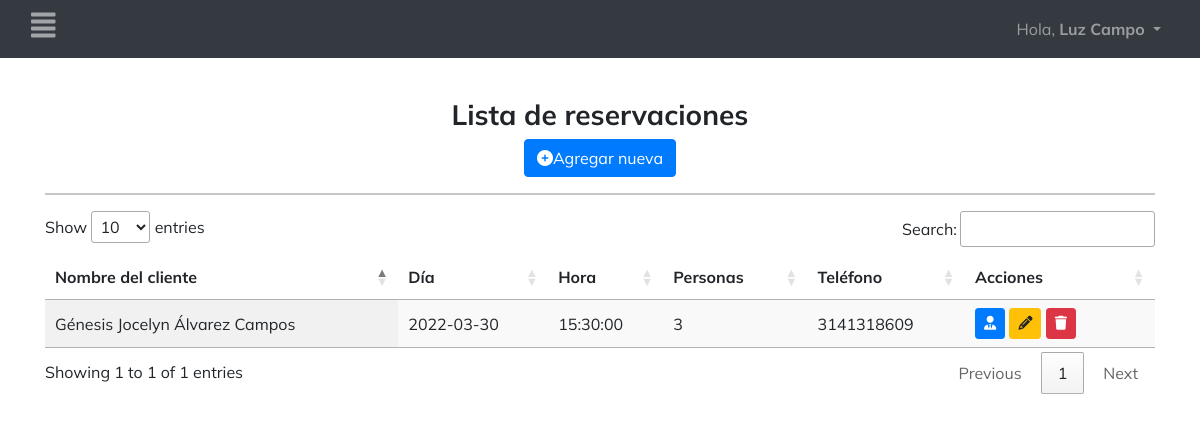
The page /vistas/admin/listaReservaciones.php (signed in) on the database its author committed.
### tables this page shows
CREATE TABLE `personas` (
  `id_persona` int(12) NOT NULL,
  `fk_tipoUsuario` int(12) NOT NULL,
  `fk_estado` int(12) NOT NULL,
  `nombres` varchar(30) NOT NULL,
  `apellidoPaterno` varchar(20) NOT NULL,
  `apellidoMaterno` varchar(20) NOT NULL,
  `genero` varchar(35) NOT NULL,
  `fechaNacimiento` date NOT NULL,
  `email` varchar(50) NOT NULL,
  `usuario` varchar(30) NOT NULL,
  `password` varchar(100) NOT NULL,
  `telefono1` varchar(50) NOT NULL,
  `telefono2` varchar(50) NOT NULL,
  `foto` varchar(250) NOT NULL,
  `CURP` varchar(20) DEFAULT NULL,
  `RFC` varchar(20) DEFAULT NULL,
  `numSeguro` int(20) DEFAULT NULL,
  `salario` int(20) DEFAULT NULL,
  `estadoCivil` varchar(25) DEFAULT NULL,
  `fechaRegistro` timestamp NOT NULL DEFAULT current_timestamp(),
  `tipoSangre` varchar(15) DEFAULT NULL,
  `areaTrabajo` varchar(30) NOT NULL
);

CREATE TABLE `reservaciones` (
  `id_reservacion` int(20) NOT NULL,
  `fk_persona` int(20) NOT NULL,
  `nombreCliente` varchar(50) NOT NULL,
  `numPersonas` int(20) NOT NULL,
  `dia` date NOT NULL,
  `hora` time NOT NULL,
  `telefono` varchar(15) NOT NULL,
  `fechaRegistro` timestamp NOT NULL DEFAULT current_timestamp()
);

### vistas/admin/listaReservaciones.php (the view, shortened to what this page needs)
<?php include("../../templates/admin/header.php"); ?>
<div class="container">
    <center>
        <h3 style="font-weight: bold;">Lista de reservaciones</h3>
    </center>
    <center><button type="button" class="btn btn-primary" data-bs-toggle="modal" data-bs-target="#staticBackdrop"><i class="fa-solid fa-circle-plus"></i>Agregar nueva</button></center>
    <hr>
    <table id="table_id" class="display" style="width:100%">
        <thead>
            <tr>
                <th scope="col">Nombre del cliente</th>
                <th scope="col">Día</th>
                <th scope="col">Hora</th>
                <th scope="col">Personas</th>
                <th scope="col">Teléfono</th>
                <th scope="col">Acciones</th>
            </tr>
        </thead>
        <tbody thead-light>
            <?php
            include("../../funciones/BD.php");
            $query = "SELECT P.*, D.nombres, D.apellidoPaterno, D.apellidoMaterno FROM reservaciones P
            INNER JOIN personas D on P.fk_persona=D.id_persona";
            $resultado = $mysqli->query($query);
            foreach ($resultado as $result) {
                $datos = $result["nombres"] . "||" . $result["apellidoPaterno"] . "||" . $result["apellidoMaterno"] . "||" . $result["fechaRegistro"];
                $datos1 = $result["id_reservacion"] . "||" .$result["nombreCliente"] . "||" . $result["telefono"] . "||" . $result["dia"] . "||" . $result["hora"]. "||" . $result["numPersonas"];
            ?>
                <tr>
                    <td><?php echo $result['nombreCliente'] ?></td>
                    <td><?php echo $result['dia']; ?></td>
                    <td><?php echo $result['hora']; ?></td>
                    <td><?php echo $result['numPersonas']; ?></td>
                    <td><?php echo $result['telefono']; ?></td>
                    <td style="width: 170px;">
                        <a class="btn btn-primary btn-sm" href="#" id="Ver" onclick="MostrarInfo('<?php echo $datos ?>');" data-bs-toggle="modal" data-bs-target="#exampleModal" title="Ver información">
                            <i class="fa-solid fa-user-tie"></i></a>
                        <a class="btn btn-warning btn-sm" href="#" id="Editar" onclick="MostrarInfo1('<?php echo $datos1 ?>');" data-bs-toggle="modal" data-bs-target="#EditarReservacion">
                            <i class="fa-solid fa-pencil"></i></i></a>
                        <a class="btn btn-danger btn-sm" href="../../funciones/admin/eliminarReservacion.php?id=<?php echo $result['id_reservacion']; ?>">
                            <i class="fa-solid fa-trash"></i></i></a>
                    </td>
                <?php } ?>
                </tr>
        </tbody>
    </table>
</div>
</div>
<?php include("../../templates/admin/footer.php"); ?>

### templates/admin/header.php (shortened to what this page needs)
<!DOCTYPE html>
<html lang="en">
<head>
    <link href="https://cdn.jsdelivr.net/npm/bootstrap@5.1.3/dist/css/bootstrap.min.css" rel="stylesheet">
    <link rel="stylesheet" type="text/css" href="https://cdn.datatables.net/1.11.4/css/jquery.dataTables.css">
    <link rel="stylesheet" href="https://stackpath.bootstrapcdn.com/bootstrap/4.1.0/css/bootstrap.min.css">
    <link rel="stylesheet" href="../../assets/css/style.css">
</head>
<body>
<?php
include '../../funciones/BD.php';
if(isset($_SESSION["id_persona"]))
{
	$resultado1 = mysqli_query($mysqli, "SELECT * FROM personas WHERE id_persona = '".$_SESSION["id_persona"]."' LIMIT 1");
	$datos = $resultado1->fetch_assoc();
}
?>
<?php
if ((isset($_SESSION['id_persona']) && $datos['fk_tipoUsuario'] == 1)) { ?>
<div id="sidebar" class="sidebar">
    <a href="#" class="boton-cerrar" onclick="ocultar()">&times;</a>
    <img src="../../assets/img/logos/logo-dark.png" width="200px" height="200px" style="padding-top:20px; text-align:center; display: block; margin:auto;">
    <ul class="navbar-nav me-auto mb-2 mb-lg-0 menu">
        <li class="nav-item">
        <a href="../../vistas/admin/principal.php"><i class="fa-solid fa-chart-pie"></i> Dashboard</a>
        </li>
        <hr>
        <li class="nav-item dropdown">
            <a class="nav-link dropdown-toggle" href="#" id="navbarDropdown" role="button" data-bs-toggle="dropdown" aria-expanded="false">
            <i class="fa-solid fa-folder-tree"></i> Categorías
            </a>
            <ul class="dropdown-menu" aria-labelledby="navbarDropdown">
                <li><a class="dropdown-item" href="#">Alimentos</a></li>
                <li><a class="dropdown-item" href="#">Ingredientes</a></li>
            </ul>
        </li>
        <hr>
        <li class="nav-item dropdown">
          <a class="nav-link dropdown-toggle" href="#" id="navbarDropdown" role="button" data-bs-toggle="dropdown" aria-expanded="false">
          <i class="fa-solid fa-file-lines"></i> Menú
          </a>
          <ul class="dropdown-menu" aria-labelledby="navbarDropdown">
            <li><a class="dropdown-item" href="#">Ingredientes</a></li>
            <li><a class="dropdown-item" href="#">Alimentos</a></li>
          </ul>
        </li>
        <hr>
        <li class="nav-item dropdown">
          <a class="nav-link dropdown-toggle" href="#" id="navbarDropdown" role="button" data-bs-toggle="dropdown" aria-expanded="false">
          <i class="fa-solid fa-bell-concierge"></i> Ordenes
          </a>
          <ul class="dropdown-menu" aria-labelledby="navbarDropdown">
            <li><a class="dropdown-item" href="#">Nueva orden</a></li>
            <li><a class="dropdown-item" href="#">Lista de ordenes</a></li>
            <li><a class="dropdown-item" href="#">Áreas de venta</a></li>
          </ul>
        </li>
        <hr>
        <li class="nav-item dropdown">
          <a class="nav-link dropdown-toggle" href="#" id="navbarDropdown" role="button" data-bs-toggle="dropdown" aria-expanded="false">
          <i class="fa-solid fa-book-open-reader"></i> Mesas
          </a>
          <ul class="dropdown-menu" aria-labelledby="navbarDropdown">
            <li><a class="dropdown-item" href="#">Agregar Mesa</a></li>
            <li><a class="dropdown-item" href="#">Lista de Mesas</a></li>
          </ul>
        </li>
        <hr>
        <li class="nav-item dropdown">
          <a class="nav-link dropdown-toggle" href="#" id="navbarDropdown" role="button" data-bs-toggle="dropdown" aria-expanded="false">
          <i class="fa-solid fa-headset"></i> Servicios
          </a>
          <ul class="dropdown-menu" aria-labelledby="navbarDropdown">
            <li><a class="dropdown-item" href="../../vistas/admin/listaReservaciones.php">Reservaciones</a></li>
            <li><a class="dropdown-item" href="#">Entrega a domicilio</a></li>
          </ul>
        </li>
        <hr>
        <li class="nav-item dropdown">
          <a class="nav-link dropdown-toggle" href="#" id="navbarDropdown" role="button" data-bs-toggle="dropdown" aria-expanded="false">
          <i class="fa-solid fa-user-group"></i> Clientes
          </a>
          <ul class="dropdown-menu" aria-labelledby="navbarDropdown">
            <li><a class="dropdown-item" href="../../vistas/admin/listaClientes.php">Lista de Clientes</a></li>
          </ul>
        </li>
        <hr>
        <li class="nav-item dropdown">
          <a class="nav-link dropdown-toggle" href="#" id="navbarDropdown" role="button" data-bs-toggle="dropdown" aria-expanded="false">
          <i class="fa-solid fa-user-tie"></i> Empleados
          </a>
          <ul class="dropdown-menu" aria-labelledby="navbarDropdown">
            <li><a class="dropdown-item" href="../../vistas/admin/registroEmpleado.php">Agregar Empleado</a></li>
            <li><a class="dropdown-item" href="../../vistas/admin/listaEmpleados.php">Lista de Empleados</a></li>
          </ul>
        </li>
      </ul>
</div>
 <!- -->
<nav class="navbar navbar-expand-lg navbar navbar-dark bg-dark">
  <div class="container-fluid">
  <a id="abrir" class="abrir-cerrar" href="javascript:void(0)" onclick="mostrar()">
<h3><i class="fas fa-align-justify"></i></h3></a>
<a id="cerrar" class="abrir-cerrar" href="#" onclick="ocultar()"></a>
     <ul class="navbar-nav nav navbar-nav pull-xs-right">
    <button class="navbar-toggler" type="button" data-bs-toggle="collapse" data-bs-target="#navbarNav" aria-controls="navbarNav" aria-expanded="false" aria-label="Toggle navigation">
      <span class="navbar-toggler-icon"></span>
    </button>
    <div class="collapse navbar-collapse" id="navbarNav">
        <li class="nav-item dropdown">
          <a class="nav-link dropdown-toggle" href="#" id="navbarDropdown" role="button" data-bs-toggle="dropdown" aria-expanded="false">
          Hola, <strong><?php echo $datos['nombres'],' ', $datos['apellidoPaterno'] ?></strong>
          </a>
          <ul class="dropdown-menu" aria-labelledby="navbarDropdown">
            <a class="dropdown-item" href="../../funciones/admin/logout.php">Cerrar Sesión</a>
          </ul>
        </li>
      </ul>
    </div>
  </div>
</nav>
<div id="contenido">
<?php }elseif (isset($_SESSION['id_persona']) && $datos['fk_tipoUsuario'] == 5) { ?>
<nav class="navbar navbar-expand-lg navbar navbar-dark bg-dark">
  <div class="container-fluid">
  <a id="abrir" class="abrir-cerrar" href="javascript:void(0)" onclick="mostrar()">
<h3><i class="fas fa-align-justify"></i></h3></a>
     <ul class="navbar-nav nav navbar-nav pull-xs-right">
    <div class="collapse navbar-collapse" id="navbarNav">
        <li class="nav-item dropdown">
          <a class="nav-link dropdown-toggle" href="#" id="navbarDropdown" role="button" data-bs-toggle="dropdown" aria-expanded="false">
          Hola, <strong><?php echo $datos['nombres'],' ', $datos['apellidoPaterno'] ?></strong>
          </a>
        </li>
      </ul>
    </div>
</nav>
<div id="contenido">
<?php } ?>
<br>

### assets/css/style.css (style rules this page uses)
body { font-family: 'Mulish', sans-serif; background: #FFFFFF; }
#contenido { transition: margin-left .4s; padding: 1rem; }
.abrir-cerrar { color: #fdfdfd8c; font-size:1rem; }

### rows shown on the page
personas: nombres "Luz", apellidoPaterno "Campo"
reservaciones: nombreCliente "Génesis Jocelyn Álvarez Campos", dia "2022-03-30", hora "15:30:00", numPersonas "3", telefono "3141318609"
